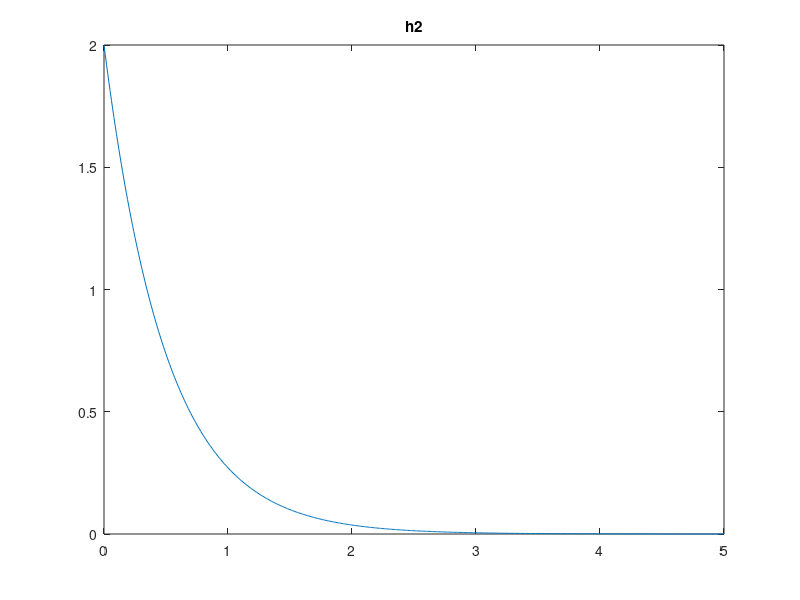

Write the MATLAB code that produced this figure. (Note: this script raises an error after producing the figure.)
clear all;
close all;
t1=0:0.01:5
h1=cos(pi*t1)
plot(t1,h1)
title("h1")

h2=2.*exp(-2*t1)
plot(t1,h2)
title("h2")

t=0:0.01:10
x=heaviside(t)-heaviside(t-5)
plot(t,x)
title("x")

z1=conv(x,h1,"same").*0.01

z2=conv(x,h2,"same").*0.01

z=z1+z2
plot(t,z, Color="red"), grid minor
title("z(t)")
